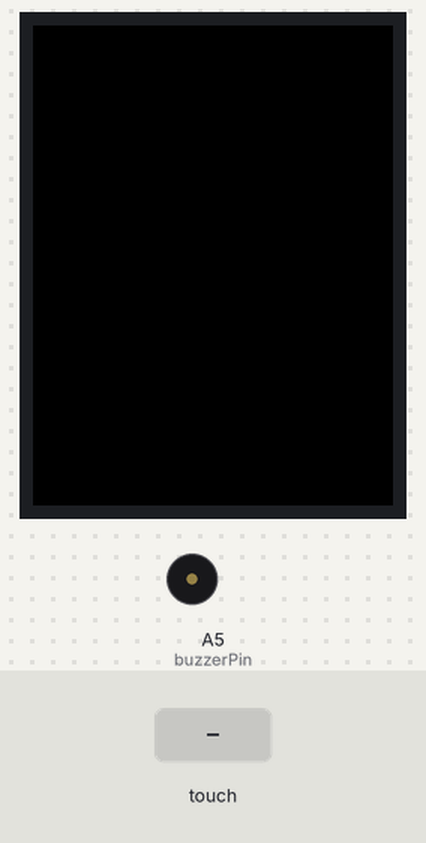
Recording of a sketch running on a simulated Arduino Uno, built with avr-gcc and run on an emulated ATmega328P. Parts: 240×320 colour display, buzzer (waves = sounding). Inputs (shaded band) come from the test bench.

Above: at 1.5 s.
1.6 s: touch panel pressed at 13 % / 10 % of its raw x / y range
At 1.73 s:
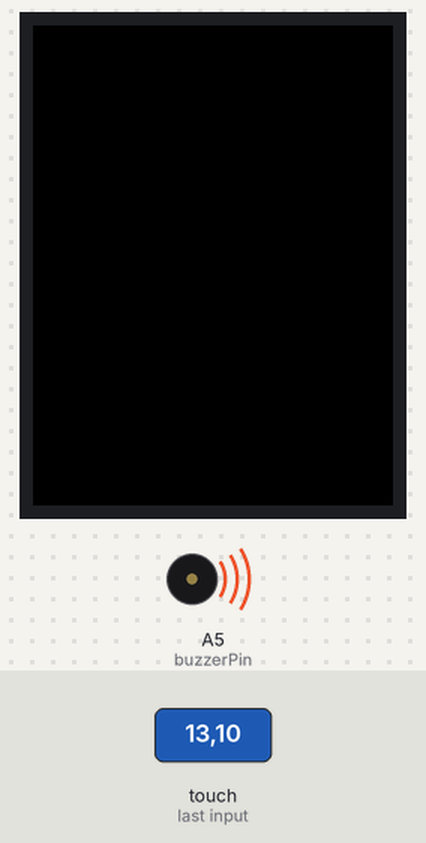
Timing chart, 0 to 4.6 s (numbered marks = the images above; inputs shaded):
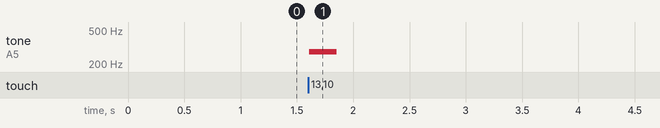

Measured:
- after the input at 1.6 s, tone on A5 (buzzerPin): silent → 280 Hz at once, → silent 0.25 s later

The sketch:

TouchScreenPiano.ino
```cpp
#include <Adafruit_GFX.h> // Adafruit graphics core library
#include <MCUFRIEND_kbv.h> // library for the display
#include "TouchScreen_kbv.h"> // library for touch screen
#include "Key.h"// declares Key class for keyboard keys and includes methods 'contains' and 'draw'
#include "Button.h" // declares Button class for octave buttons and includes methods 'contains' and 'draw'

#define TS_MINX 85
#define TS_MAXX 950
#define TS_MINY 90
#define TS_MAXY 910
#define MINPRESSURE 50

#define YP A2  // must be an analog pin, use "An" notation!
#define XM A3  // must be an analog pin, use "An" notation!
#define YM 8   // can be a digital pin
#define XP 9   // can be a digital pin

// definitions for display screen and touch screen
TouchScreen_kbv ts = TouchScreen_kbv(XP, YP, XM, YM, 300);
TSPoint_kbv p;
MCUFRIEND_kbv tft;

// variable for octave - beginning octave is octave 4, range is 0 to 7
int octave = 4;

// pin definition and duration for playing music notes
#define buzzerPin A5
int duration = 100;

// constant for number of keys to be drawn on screen
const int keyCount = 13;

// Key is the class or data type declared in header file Key.h.
// The following is an array of key captions, the note frequencies of the first octave, beginning at low C
// and the x coordinate used for drawing each key on the TFT screen.

Key keys[] =
{
  Key ("C",KEY_WHITE,33,0),
  Key ("D",KEY_WHITE,37,60),
  Key ("E",KEY_WHITE,41,120),
  Key ("F",KEY_WHITE,44,180),
  Key ("G",KEY_WHITE,49,240),
  Key ("A",KEY_WHITE,55,300),
  Key ("B",KEY_WHITE,62,360),
  Key ("C",KEY_WHITE,65,420),
  Key ("C#",KEY_BLACK,35,45),
  Key ("D#",KEY_BLACK,39,105),
  Key ("F#",KEY_BLACK,46,165),
  Key ("G#",KEY_BLACK,52,285),
  Key ("A#",KEY_BLACK,58,345),
};

// Button is the class or data type for drawing the plus and minus octave buttons and checking for
// octave changes. This class is defined in header file Button.h
// Values specified indicate caption ( '+' or '-') and the x and y coordinates of the octave buttons.

Button minusButton = Button("   -", 20, 250);
Button plusButton = Button("   +", 280, 250);

void setup(void)
{
  //Serial.begin(9600);
  tft.reset();
  tft.begin(tft.readID());
  tft.setTextSize(4); // text size for key and octave captions
  tft.setRotation(1); // draws screen in 'landscape' orientation
  tft.fillScreen(TFT_BLACK);

  for (int i = 0; i<keyCount; i++) // draws keys
  {
    keys[i].draw(tft);
  }

  tft.setCursor (230, 260);
  tft.println(octave);
  minusButton.draw(tft); // draws minus octave button
  plusButton.draw(tft);  // draws plus octave button
}

void loop()
{
 /* ___________________________________________________________________________
    |                                                                         |
    |  BLOCK ONE - GET CURRENT TOUCH STATE, READ TOUCH DATA, AND PLAY A NOTE  |
    |_________________________________________________________________________|*/

    do {
    delay(20);
     } while (ts.pressure() < MINPRESSURE);
     readTouch();
     // Read note if finger is on the screen
    // check which note was touched and play that note
   for (int i = 0; i < keyCount; i++)
    {
     if (keys[i].contains (p.x,p.y))
      {
        playNote((keys[i].m_frequency) * (1 << (octave - 1)));
        // Musical frequencies increase by a factor of 2 to the power n where n is the selected octave number.
        // To make this frequency adjustment we use the bitshift operator ">>"
        // The power function 'pow()' could be used to achieve the same result.
        }
     }

  /*  _________________________________________________________________________
     |                                                                         |
     |  BLOCK TWO - DETECT SCREEN TOUCH STATE AND CHANGE OCTAVE                |
     |_________________________________________________________________________|*/
  // State change is monitored to ensure a single touch, no matter the duration,
  // only changes the octave once (i.e. it avoids jumping octaves).
  // Button change is processed when finger is lifted.

    if (minusButton.contains(p.x,p.y))
     {
      shiftMinus();
      delay(100);
     }
     if (plusButton.contains(p.x,p.y))
     {
      shiftPlus();
      delay(100);
     }
  } // END loop()


// FUNCTION DEFINITIONS

void shiftMinus()
{
  octave -=1;
  if (octave < 1)
  {
    octave = 1;
  }
  tft.setCursor (230, 260);
  tft.fillRect (230,260,40,50,TFT_BLACK);
  tft.println (octave);
}

void shiftPlus()
{
  octave +=1;
  if (octave >7)
  {
    octave = 7;
  }
  tft.setCursor (230,260);
  tft.fillRect(230,260,40,50,TFT_BLACK);
  tft.println (octave);
}

void playNote(int f)
{
  tone(buzzerPin, f, duration);
}
void readTouch() {
  p = ts.getPoint();
  p.x = map(p.x, TS_MINX, TS_MAXX, 0, tft.width());
  p.y = map(p.y, TS_MINY, TS_MAXY, 0, tft.height());
}
```

Button.cpp
```cpp
/*   _____________________________________________________________________________________________
    |   The class Button' has a constructor for the octave buttons, and two methods (also called  |
    |   member functions): draw and contains.                                                     |
    |   This .cpp file contains the code that implements these functions.                         |
    |_____________________________________________________________________________________________|  */


#include "Button.h"
#include <MCUFRIEND_kbv.h>

// constructor for plus and minus octave buttons
Button::Button(String buttonCaption, int xcoord, int ycoord)
{
  m_caption = buttonCaption; // i.e. '+' or '-'
  m_color = TFT_BLUE;
  m_x = xcoord;
  m_y = ycoord;
  m_width = 180;
  m_height = 50;
}

// The member function 'boolean contains(int tx, int ty)' checks to see if a given point is within
// one of the Octave buttons - i.e. if the button has been pressed.
boolean Button::contains(int tx, int ty)
{
  if ((tx > m_x) && (tx < m_x + m_width))
  {
    if ((ty > m_y) && (ty < m_y + m_height))
    {
      return true;  // point lies inside the plus or minus octave button
    }
  }
  return false;  // point lies outside the plus or minus octave button
}

// The member function 'draw(Adafruit_IL9341 tft' draws the octave + and - buttons
void Button::draw(MCUFRIEND_kbv tft)
{
  tft.fillRoundRect(m_x, m_y, m_width, m_height, 5, TFT_BLUE);
  tft.drawRoundRect(m_x, m_y, m_width, m_height, 5, TFT_WHITE);
  tft.setCursor(m_x + 10 , m_y + 10);
  tft.setTextColor(TFT_WHITE);
  tft.println(m_caption);
}
```

Button.h
```cpp
/* __________________________________________________________________________________________________________________
  |  Button.h is the header file for the Button class - which is used to draw octave buttons on the touch screen and |
  |  to check if these buttons have been touched.                                                                    |
  |  It declares data members: caption, color, and the coordinates and dimensions used for drawing the octave        |
  |  buttons.                                                                                                        |
  |  It also declares methods (also known as member functions): draw() and contains().                               |
  |  (The implementation of these methods is defined in Button.cpp.)                                                 |
  |__________________________________________________________________________________________________________________|
   */


#ifndef Button_h
#define Button_h

#include"Arduino.h"
#include <MCUFRIEND_kbv.h>

class Button // defines data type and names it 'Button'
{
public:
  String m_caption; // captions for octave change buttons - either '+' or '-'
                    // member variables are designated with 'm_' prefix
  int m_color;
  int m_x; // x and y coordinates are start point for drawing octave buttons
  int m_y;
  int m_width; // width of octave button
  int m_height; // height of octave button

  Button(String buttonCaption, int xcoord, int ycoord); // prototype for constructor of Button object

  boolean contains(int tx, int ty);
  // This is a method (or "member function") declaration.
  // Its implementation (in Button.cpp) will check to see if one of the octave buttons has been pressed.

  void draw(MCUFRIEND_kbv tft);
  // A second method declaration, it passes the parameter "Adafruit_ILI9341"
  // to draw() and gives it the local name "tft".
};

#endif
```

Key.cpp
```cpp
// Key.cpp
/*   ___________________________________________________________________________________________
    |   The class 'Key' has a constructor for the keyboard keys, and two methods (also called   |
    |   'member functions'): draw and contains.                                                 |
    |   Key.cpp defines the implementation of these methods.                                    |
    |___________________________________________________________________________________________|  */

#include "Key.h"
#include <MCUFRIEND_kbv.h>

// constructor for keyboard keys
Key::Key(String keyCaption, Keycolor color, int keyFrequency, int keyx)
{
  m_caption = keyCaption;
  m_color  = color;
  m_frequency = keyFrequency;
  m_x = keyx;
  if (m_color == KEY_WHITE)
  {
  m_width = 60 ;
  m_height = 130 ;
  m_y = 100;
  }
  else // else key is black
  {
  m_width = 35 ;
  m_height = 110;
  m_y = 0;
  }
}


// The 'contains' method checks to see if a given point that has been
// touched on the screen is inside the key - i.e. if the key has been pressed.
boolean Key::contains(int tx, int ty)
{
  if ((tx > m_x) && (tx < m_x + m_width))
  {
    if ((ty > m_y) && (ty < m_y + m_height))
    {
      return true;  // Test point lies inside the key
    }
  }
  return false;  // Test point lies outside the key
}


// the 'draw' method checks the key colour and draws the key
void Key::draw(MCUFRIEND_kbv tft)
{
  if (m_color == KEY_WHITE)
  {
    // screen background is black, so drawing white keys with 4 unit inset produces white keys with outline in black
    tft.fillRect(m_x + 4, 0, m_width - 4, m_height - 4 + 80, TFT_WHITE);
    tft.setTextColor(TFT_BLACK);
    tft.setCursor(m_x + 20, m_y+50);
    tft.println(m_caption);
  }

  if (m_color == KEY_BLACK)
  {
    tft.fillRect(m_x, m_y, m_width, m_height, TFT_BLACK); // black keys do not have captions
  }
}
```

Key.h
```cpp
/* ______________________________________________________________________________________________________________________
  |  Key.h is the header file that declares the Key class. This class is used to draw keyboard keys on the touch screen  |
  |  and to check if a key has been touched.                                                                             |
  |  Key.h declares these data members: caption, color, frequency, and the coordinates, and dimensions used for drawing  |
  |  keys and checking for key touch.                                                                                    |
  |  (The implementation of methods draw and contains is defined in Key.cpp.)                                            |
  |______________________________________________________________________________________________________________________|
   */

#ifndef Key_h
#define Key_h

#include "Arduino.h"
#include <MCUFRIEND_kbv.h>


enum Keycolor {KEY_WHITE, KEY_BLACK}; // enum creates a data type 'Keycolor' with 2 values as indicated

class Key // defines data type 'Key'
{
  public:
    String m_caption; // member variables are designated with 'm_' prefix
    Keycolor m_color;
    int m_frequency;
    int m_x; // x and y coordinates set the start point for drawing keys
    int m_y;
    int m_width; // width of key
    int m_height; // height of key

  Key(String keyCaption, Keycolor color, int keyFrequency, int keyx); // prototype of constructor for 'Key' data type


  boolean contains(int tx, int ty);// method (or "member function") declaration.
                                   // Its implementation (in Key.cpp) will check to see if a key has been pressed.

  void draw(MCUFRIEND_kbv); // A second method declaration, it passes the parameter "Adafruit_ILI9341"
                                   // to draw() and gives it the local name "tft".
};

#endif
```
